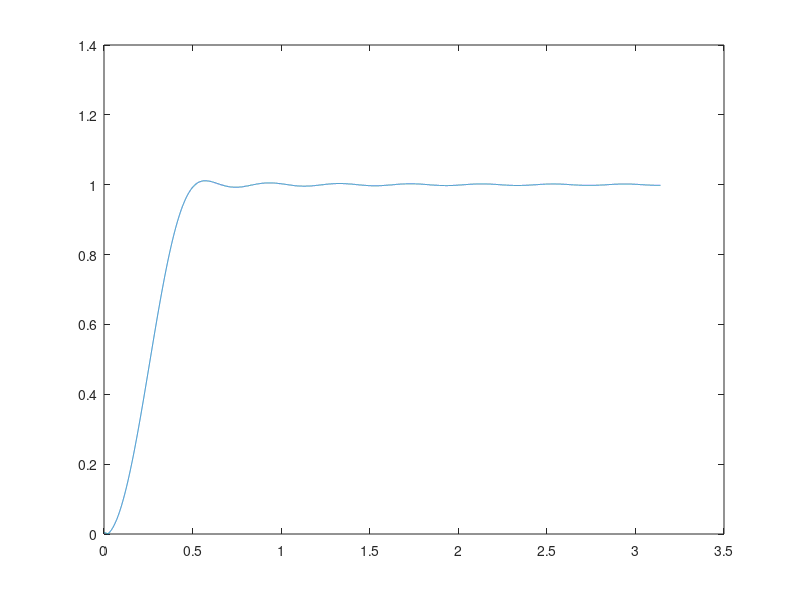

Write the MATLAB code that produced this figure.
%low 500 hz
low = [0.002611, 
0.003756, 
0.005057, 
0.006494, 
0.008038, 
0.009657, 
0.011313, 
0.012962, 
0.014559, 
0.016060, 
0.017418, 
0.018594, 
0.019549, 
0.020255, 
0.020688, 
0.020833, 
0.020688, 
0.020255, 
0.019549, 
0.018594, 
0.017418, 
0.016060, 
0.014559, 
0.012962, 
0.011313, 
0.009657, 
0.008038, 
0.006494, 
0.005057, 
0.003756, 
0.002611] ;

low = 2*low;

%high 2Khz
high = [0.002220, 
0.002367, 
0.001741, 
-0.000000, 
-0.003155, 
-0.007932, 
-0.014399, 
-0.022451, 
-0.031796, 
-0.041966, 
-0.052342, 
-0.062216, 
-0.070857, 
-0.077589, 
-0.081867, 
0.916667, 
-0.081867, 
-0.077589, 
-0.070857, 
-0.062216, 
-0.052342, 
-0.041966, 
-0.031796, 
-0.022451, 
-0.014399, 
-0.007932, 
-0.003155, 
-0.000000, 
0.001741, 
0.002367, 
0.002220] ;

[lowh,w] = freqz(low,1,20480);
%midh = freqz (mid, 1, w);
highh = freqz (high, 1, w);

%plot(w,(abs(midh)+1.3*abs(highh)+1.5*abs(lowh)));
%plot(w,abs(lowh));
plot(w,abs(highh));

%wavy = 1.8*lowy + 0.1*midy + 1.5*highy;
%wavy = highy + lowy + midy;

%wavwrite (wavy, Fs, "gl_out.wav");

lowr = int32(round(low*(2^15)));
highr = int32(round(high*(2^15)));
%lowr=lowr';
%save 'demo.txt' lowr -ascii

fid = fopen('fir48.txt','w');
% fir lowpass
fprintf(fid,'const int16_t b_low_48k[FIR_ORDER] = {\n');
fprintf(fid,[repmat('%g ,',1,size(I,2)),'\n'], lowr);
fprintf(fid,'0\n};\n\n');
% fir highpass
fprintf(fid,'const int16_t b_high_48k[FIR_ORDER] = {\n');
fprintf(fid,[repmat('%g ,',1,size(I,2)),'\n'], highr);
fprintf(fid,'0\n};\n\n');
fclose(fid);

sum(low)
sum(lowr)

